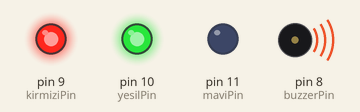
This sketch was run on a simulated Arduino Uno, built with avr-gcc and run on an emulated ATmega328P. Shown: output pins drawn as LEDs (lit = HIGH), buzzer (waves = sounding, pin HIGH).

Above: at 0.5 s.
At 1.5 s:
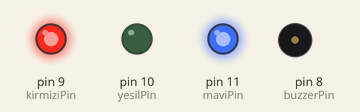
At 5.5 s:
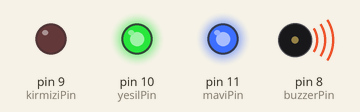
Timing chart, 0 to 6.9 s (numbered marks = the images above):
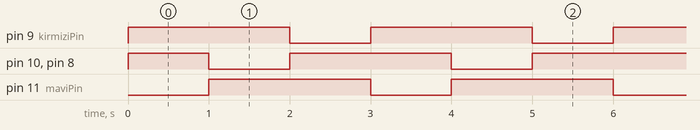

Measured:
- by itself, pin 9 (kirmiziPin), pin 11 (maviPin): alternates HIGH for 2.0 s and LOW for 1.0 s
- by itself, pin 10 (yesilPin), pin 8 (buzzerPin): repeats every 3.0 s: LOW 1.0 s, HIGH 2.0 s
- by itself, everything shown: repeats every 3.0 s, in 3 steps

The sketch:

Blink.ino
```cpp
int kirmiziPin = 9;
int yesilPin = 10;
int maviPin = 11;
int buzzerPin=8;
void setup() {
  pinMode(kirmiziPin, OUTPUT);
    pinMode(yesilPin, OUTPUT);
      pinMode(maviPin, OUTPUT);
      pinMode(buzzerPin, OUTPUT);
}

void loop() {
  mavi();
   digitalWrite(buzzerPin,HIGH);
  delay(1000);
     digitalWrite(buzzerPin,LOW);
   kirmizi();
   delay(1000);
      digitalWrite(buzzerPin,HIGH);
   yesil();
  delay(1000);
}

void mavi(){
 digitalWrite(yesilPin,HIGH);
 digitalWrite(maviPin,LOW);
 digitalWrite(kirmiziPin,HIGH);
}
void kirmizi(){
 digitalWrite(yesilPin,LOW);
 digitalWrite(maviPin,HIGH);
 digitalWrite(kirmiziPin,HIGH);
}
void yesil(){
 digitalWrite(yesilPin,HIGH);
 digitalWrite(maviPin,HIGH);
 digitalWrite(kirmiziPin,LOW);
}
```
